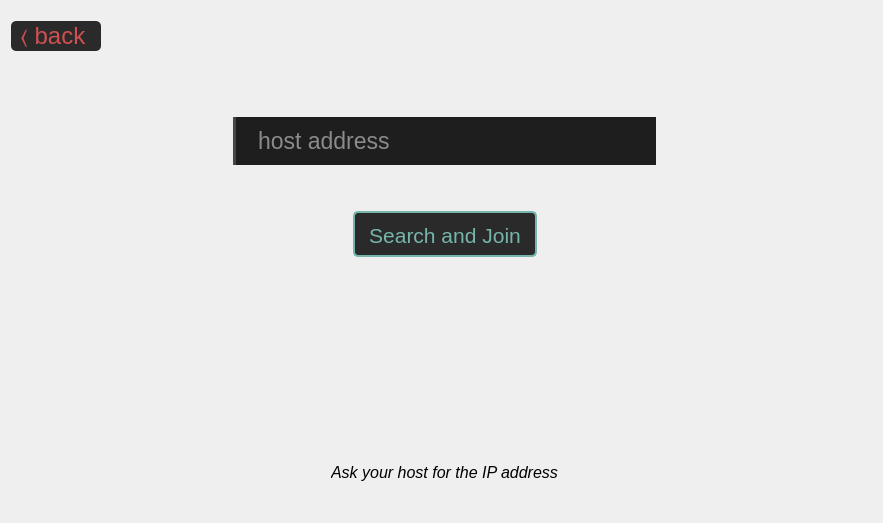
     <widget class="QWidget" name="page_4">
      <layout class="QVBoxLayout" name="verticalLayout_5">
       <item>
        <layout class="QGridLayout" name="grid_joining">
         <item row="0" column="0">
          <spacer name="verticalSpacer_27">
           <property name="orientation">
            <enum>Qt::Vertical</enum>
           </property>
           <property name="sizeType">
            <enum>QSizePolicy::Fixed</enum>
           </property>
           <property name="sizeHint" stdset="0">
            <size>
             <width>20</width>
             <height>10</height>
            </size>
           </property>
          </spacer>
         </item>
         <item row="9" column="3">
          <spacer name="verticalSpacer_28">
           <property name="orientation">
            <enum>Qt::Vertical</enum>
           </property>
           <property name="sizeType">
            <enum>QSizePolicy::Fixed</enum>
           </property>
           <property name="sizeHint" stdset="0">
            <size>
             <width>20</width>
             <height>30</height>
            </size>
           </property>
          </spacer>
         </item>
         <item row="5" column="4">
          <spacer name="horizontalSpacer_10">
           <property name="orientation">
            <enum>Qt::Horizontal</enum>
           </property>
           <property name="sizeType">
            <enum>QSizePolicy::MinimumExpanding</enum>
           </property>
           <property name="sizeHint" stdset="0">
            <size>
             <width>60</width>
             <height>20</height>
            </size>
           </property>
          </spacer>
         </item>
         <item row="1" column="6">
          <spacer name="horizontalSpacer_16">
           <property name="orientation">
            <enum>Qt::Horizontal</enum>
           </property>
           <property name="sizeType">
            <enum>QSizePolicy::Fixed</enum>
           </property>
           <property name="sizeHint" stdset="0">
            <size>
             <width>90</width>
             <height>20</height>
            </size>
           </property>
          </spacer>
         </item>
         <item row="4" column="3">
          <spacer name="verticalSpacer_16">
           <property name="orientation">
            <enum>Qt::Vertical</enum>
           </property>
           <property name="sizeType">
            <enum>QSizePolicy::Fixed</enum>
           </property>
           <property name="sizeHint" stdset="0">
            <size>
             <width>20</width>
             <height>40</height>
            </size>
           </property>
          </spacer>
         </item>
         <item row="7" column="3">
          <spacer name="verticalSpacer_26">
           <property name="orientation">
            <enum>Qt::Vertical</enum>
           </property>
           <property name="sizeType">
            <enum>QSizePolicy::MinimumExpanding</enum>
           </property>
           <property name="sizeHint" stdset="0">
            <size>
             <width>20</width>
             <height>200</height>
            </size>
           </property>
          </spacer>
         </item>
         <item row="5" column="2">
          <spacer name="horizontalSpacer_7">
           <property name="orientation">
            <enum>Qt::Horizontal</enum>
           </property>
           <property name="sizeType">
            <enum>QSizePolicy::MinimumExpanding</enum>
           </property>
           <property name="sizeHint" stdset="0">
            <size>
             <width>60</width>
             <height>20</height>
            </size>
           </property>
          </spacer>
         </item>
         <item row="5" column="3">
          <widget class="QPushButton" name="searchjoinButton">
           <property name="styleSheet">
            <string notr="true">#searchjoinButton {
background-color: rgb(42, 42, 42);
color: rgb(117, 181, 171);
border: 2px solid rgb(117, 181, 171);
border-radius: 5px;
height: 40px;
min-width: 180px;
max-width: 180px;
font-family: &quot;Helvetica&quot;;
font-weight: 10;
font-size: 16pt;
padding-top: 2px;
}

#searchjoinButton:hover {
background-color: rgb(70, 70, 70);
}

#searchjoinButton:pressed {
background-color: rgb(30, 30, 30);
}
</string>
           </property>
           <property name="text">
            <string>Search and Join</string>
           </property>
          </widget>
         </item>
         <item row="1" column="0">
          <widget class="QPushButton" name="backto_page_1_f4">
           <property name="styleSheet">
            <string notr="true">#backto_page_1_f4 {
background-color: rgb(42, 42, 42);
color: rgb(208, 80, 81);
border-radius: 5px;
width: 90px;
height: 30px;
font-family: &quot;Helvetica&quot;;
font-size: 18pt;
font-weight: 10;
}

#backto_page_1_f4:hover {
background-color: rgb(70, 70, 70);
}

#backto_page_1_f4:pressed {
background-color: rgb(42, 42, 42);
}
</string>
           </property>
           <property name="text">
            <string>〈 back </string>
           </property>
          </widget>
         </item>
         <item row="1" column="5">
          <spacer name="horizontalSpacer_13">
           <property name="orientation">
            <enum>Qt::Horizontal</enum>
           </property>
           <property name="sizeType">
            <enum>QSizePolicy::MinimumExpanding</enum>
           </property>
           <property name="sizeHint" stdset="0">
            <size>
             <width>80</width>
             <height>20</height>
            </size>
           </property>
          </spacer>
         </item>
         <item row="1" column="2">
          <spacer name="horizontalSpacer_12">
           <property name="orientation">
            <enum>Qt::Horizontal</enum>
           </property>
           <property name="sizeType">
            <enum>QSizePolicy::MinimumExpanding</enum>
           </property>
           <property name="sizeHint" stdset="0">
            <size>
             <width>40</width>
             <height>20</height>
            </size>
           </property>
          </spacer>
         </item>
         <item row="2" column="3">
          <spacer name="verticalSpacer_25">
           <property name="orientation">
            <enum>Qt::Vertical</enum>
           </property>
           <property name="sizeType">
            <enum>QSizePolicy::MinimumExpanding</enum>
           </property>
           <property name="sizeHint" stdset="0">
            <size>
             <width>20</width>
             <height>60</height>
            </size>
           </property>
          </spacer>
         </item>
         <item row="1" column="1">
          <spacer name="horizontalSpacer_14">
           <property name="orientation">
            <enum>Qt::Horizontal</enum>
           </property>
           <property name="sizeType">
            <enum>QSizePolicy::MinimumExpanding</enum>
           </property>
           <property name="sizeHint" stdset="0">
            <size>
             <width>80</width>
             <height>20</height>
            </size>
           </property>
          </spacer>
         </item>
         <item row="8" column="1" colspan="5" alignment="Qt::AlignHCenter">
          <widget class="QLabel" name="join_status">
           <property name="styleSheet">
            <string notr="true">#join_status {
	max-width: 500px;
	font-family: &quot;Helvetica Neue&quot;;
	font-size: 12pt;
	font-style: italic;
	font-weight: 10;
	min-width: 100px;
}</string>
           </property>
           <property name="text">
            <string>Ask your host for the IP address</string>
           </property>
           <property name="alignment">
            <set>Qt::AlignCenter</set>
           </property>
          </widget>
         </item>
         <item row="1" column="4">
          <spacer name="horizontalSpacer_15">
           <property name="orientation">
            <enum>Qt::Horizontal</enum>
           </property>
           <property name="sizeType">
            <enum>QSizePolicy::MinimumExpanding</enum>
           </property>
           <property name="sizeHint" stdset="0">
            <size>
             <width>40</width>
             <height>20</height>
            </size>
           </property>
          </spacer>
         </item>
         <item row="3" column="2" colspan="3">
          <layout class="QHBoxLayout" name="inputaddr_horizontalLayout">
           <item>
            <spacer name="horizontalSpacer_17">
             <property name="orientation">
              <enum>Qt::Horizontal</enum>
             </property>
             <property name="sizeType">
              <enum>QSizePolicy::Expanding</enum>
             </property>
             <property name="sizeHint" stdset="0">
              <size>
               <width>40</width>
               <height>20</height>
              </size>
             </property>
            </spacer>
           </item>
           <item>
            <widget class="QLineEdit" name="input_hostaddr">
             <property name="sizePolicy">
              <sizepolicy hsizetype="Minimum" vsizetype="Fixed">
               <horstretch>0</horstretch>
               <verstretch>0</verstretch>
              </sizepolicy>
             </property>
             <property name="minimumSize">
              <size>
               <width>423</width>
               <height>0</height>
              </size>
             </property>
             <property name="styleSheet">
              <string notr="true">#input_hostaddr {
	border: none;
	background-color: rgb(30, 30, 30);
	color: rgb(247, 247, 247);
	font-family: &quot;Helvetica&quot;;
	font-weight: 10;
	font-size: 17pt;
	padding: 10 20 10 20;
	border-left: 3px solid rgb(70, 70, 70);
	min-width: 380px;
}

#input_hostaddr:hover {
	background-color: rgb(70, 70, 70);
}

#input_hostaddr:focus {
	border-left: 3px solid rgb(117, 181, 171);
}
</string>
             </property>
             <property name="text">
              <string/>
             </property>
             <property name="maxLength">
              <number>100</number>
             </property>
             <property name="placeholderText">
              <string>host address</string>
             </property>
            </widget>
           </item>
           <item>
            <spacer name="horizontalSpacer_18">
             <property name="orientation">
              <enum>Qt::Horizontal</enum>
             </property>
             <property name="sizeType">
              <enum>QSizePolicy::Expanding</enum>
             </property>
             <property name="sizeHint" stdset="0">
              <size>
               <width>40</width>
               <height>20</height>
              </size>
             </property>
            </spacer>
           </item>
          </layout>
         </item>
        </layout>
       </item>
      </layout>
     </widget>
